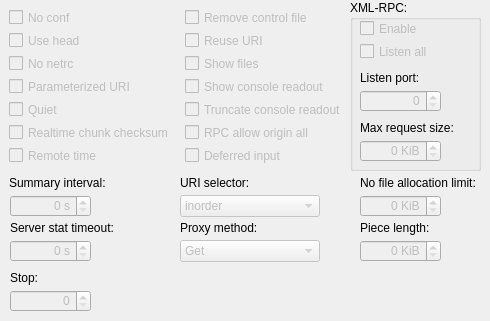
     <widget class="QWidget" name="tab_7">
      <attribute name="title">
       <string>Advanced 1</string>
      </attribute>
      <widget class="QGroupBox" name="groupBox_7">
       <property name="enabled">
        <bool>true</bool>
       </property>
       <property name="geometry">
        <rect>
         <x>350</x>
         <y>0</y>
         <width>131</width>
         <height>171</height>
        </rect>
       </property>
       <property name="title">
        <string>XML-RPC:</string>
       </property>
       <widget class="QCheckBox" name="checkBox_XMLRPC_Enable">
        <property name="enabled">
         <bool>false</bool>
        </property>
        <property name="geometry">
         <rect>
          <x>10</x>
          <y>20</y>
          <width>111</width>
          <height>17</height>
         </rect>
        </property>
        <property name="text">
         <string>Enable</string>
        </property>
       </widget>
       <widget class="QCheckBox" name="checkBox_XMLRPC_ListenAll">
        <property name="enabled">
         <bool>false</bool>
        </property>
        <property name="geometry">
         <rect>
          <x>10</x>
          <y>43</y>
          <width>111</width>
          <height>17</height>
         </rect>
        </property>
        <property name="text">
         <string>Listen all</string>
        </property>
       </widget>
       <widget class="QLabel" name="label_34">
        <property name="geometry">
         <rect>
          <x>10</x>
          <y>70</y>
          <width>111</width>
          <height>16</height>
         </rect>
        </property>
        <property name="text">
         <string>Listen port:</string>
        </property>
        <property name="buddy">
         <cstring>spinBox_XMLRPC_ListenPort</cstring>
        </property>
       </widget>
       <widget class="QSpinBox" name="spinBox_XMLRPC_ListenPort">
        <property name="enabled">
         <bool>false</bool>
        </property>
        <property name="geometry">
         <rect>
          <x>10</x>
          <y>90</y>
          <width>81</width>
          <height>22</height>
         </rect>
        </property>
        <property name="alignment">
         <set>Qt::AlignRight|Qt::AlignTrailing|Qt::AlignVCenter</set>
        </property>
        <property name="maximum">
         <number>65536</number>
        </property>
       </widget>
       <widget class="QLabel" name="label_35">
        <property name="enabled">
         <bool>true</bool>
        </property>
        <property name="geometry">
         <rect>
          <x>10</x>
          <y>120</y>
          <width>111</width>
          <height>16</height>
         </rect>
        </property>
        <property name="text">
         <string>Max request size:</string>
        </property>
        <property name="buddy">
         <cstring>spinBox_XMLRPC_MaxRequestSize</cstring>
        </property>
       </widget>
       <widget class="QSpinBox" name="spinBox_XMLRPC_MaxRequestSize">
        <property name="enabled">
         <bool>false</bool>
        </property>
        <property name="geometry">
         <rect>
          <x>10</x>
          <y>140</y>
          <width>81</width>
          <height>22</height>
         </rect>
        </property>
        <property name="alignment">
         <set>Qt::AlignRight|Qt::AlignTrailing|Qt::AlignVCenter</set>
        </property>
        <property name="suffix">
         <string notr="true"> KiB</string>
        </property>
        <property name="maximum">
         <number>1073741824</number>
        </property>
       </widget>
      </widget>
      <widget class="QCheckBox" name="checkBox_NoConf">
       <property name="enabled">
        <bool>false</bool>
       </property>
       <property name="geometry">
        <rect>
         <x>9</x>
         <y>9</y>
         <width>171</width>
         <height>17</height>
        </rect>
       </property>
       <property name="text">
        <string>No conf</string>
       </property>
      </widget>
      <widget class="QCheckBox" name="checkBox_UseHead">
       <property name="enabled">
        <bool>false</bool>
       </property>
       <property name="geometry">
        <rect>
         <x>9</x>
         <y>32</y>
         <width>171</width>
         <height>17</height>
        </rect>
       </property>
       <property name="text">
        <string>Use head</string>
       </property>
      </widget>
      <widget class="QCheckBox" name="checkBox_NoNetrc">
       <property name="enabled">
        <bool>false</bool>
       </property>
       <property name="geometry">
        <rect>
         <x>9</x>
         <y>55</y>
         <width>171</width>
         <height>17</height>
        </rect>
       </property>
       <property name="text">
        <string>No netrc</string>
       </property>
      </widget>
      <widget class="QCheckBox" name="checkBox_RealtimeChunkChecksum">
       <property name="enabled">
        <bool>false</bool>
       </property>
       <property name="geometry">
        <rect>
         <x>9</x>
         <y>124</y>
         <width>171</width>
         <height>17</height>
        </rect>
       </property>
       <property name="text">
        <string>Realtime chunk checksum</string>
       </property>
      </widget>
      <widget class="QCheckBox" name="checkBox_RemoteTime">
       <property name="enabled">
        <bool>false</bool>
       </property>
       <property name="geometry">
        <rect>
         <x>9</x>
         <y>147</y>
         <width>171</width>
         <height>17</height>
        </rect>
       </property>
       <property name="text">
        <string>Remote time</string>
       </property>
      </widget>
      <widget class="QCheckBox" name="checkBox_ParameterizedURI">
       <property name="enabled">
        <bool>false</bool>
       </property>
       <property name="geometry">
        <rect>
         <x>9</x>
         <y>78</y>
         <width>171</width>
         <height>17</height>
        </rect>
       </property>
       <property name="text">
        <string>Parameterized URI</string>
       </property>
      </widget>
      <widget class="QCheckBox" name="checkBox_Quiet">
       <property name="enabled">
        <bool>false</bool>
       </property>
       <property name="geometry">
        <rect>
         <x>9</x>
         <y>101</y>
         <width>171</width>
         <height>17</height>
        </rect>
       </property>
       <property name="text">
        <string>Quiet</string>
       </property>
      </widget>
      <widget class="QCheckBox" name="checkBox_ReuseURI">
       <property name="enabled">
        <bool>false</bool>
       </property>
       <property name="geometry">
        <rect>
         <x>185</x>
         <y>32</y>
         <width>161</width>
         <height>17</height>
        </rect>
       </property>
       <property name="text">
        <string>Reuse URI</string>
       </property>
      </widget>
      <widget class="QCheckBox" name="checkBox_RemoveControlFile">
       <property name="enabled">
        <bool>false</bool>
       </property>
       <property name="geometry">
        <rect>
         <x>185</x>
         <y>9</y>
         <width>161</width>
         <height>17</height>
        </rect>
       </property>
       <property name="text">
        <string>Remove control file</string>
       </property>
      </widget>
      <widget class="QCheckBox" name="checkBox_ShowFiles">
       <property name="enabled">
        <bool>false</bool>
       </property>
       <property name="geometry">
        <rect>
         <x>185</x>
         <y>55</y>
         <width>161</width>
         <height>17</height>
        </rect>
       </property>
       <property name="text">
        <string>Show files</string>
       </property>
      </widget>
      <widget class="QLabel" name="label_36">
       <property name="geometry">
        <rect>
         <x>10</x>
         <y>270</y>
         <width>161</width>
         <height>16</height>
        </rect>
       </property>
       <property name="text">
        <string>Stop:</string>
       </property>
       <property name="buddy">
        <cstring>spinBox_Stop</cstring>
       </property>
      </widget>
      <widget class="QSpinBox" name="spinBox_Stop">
       <property name="enabled">
        <bool>false</bool>
       </property>
       <property name="geometry">
        <rect>
         <x>10</x>
         <y>290</y>
         <width>81</width>
         <height>22</height>
        </rect>
       </property>
       <property name="alignment">
        <set>Qt::AlignRight|Qt::AlignTrailing|Qt::AlignVCenter</set>
       </property>
      </widget>
      <widget class="QLabel" name="label_37">
       <property name="geometry">
        <rect>
         <x>9</x>
         <y>175</y>
         <width>161</width>
         <height>16</height>
        </rect>
       </property>
       <property name="text">
        <string>Summary interval:</string>
       </property>
       <property name="buddy">
        <cstring>spinBox_SummaryInterval</cstring>
       </property>
      </widget>
      <widget class="QSpinBox" name="spinBox_SummaryInterval">
       <property name="enabled">
        <bool>false</bool>
       </property>
       <property name="geometry">
        <rect>
         <x>10</x>
         <y>195</y>
         <width>81</width>
         <height>22</height>
        </rect>
       </property>
       <property name="alignment">
        <set>Qt::AlignRight|Qt::AlignTrailing|Qt::AlignVCenter</set>
       </property>
       <property name="suffix">
        <string notr="true"> s</string>
       </property>
      </widget>
      <widget class="QLabel" name="label_38">
       <property name="geometry">
        <rect>
         <x>10</x>
         <y>220</y>
         <width>161</width>
         <height>16</height>
        </rect>
       </property>
       <property name="text">
        <string>Server stat timeout:</string>
       </property>
       <property name="buddy">
        <cstring>spinBox_ServerStatTimeout</cstring>
       </property>
      </widget>
      <widget class="QSpinBox" name="spinBox_ServerStatTimeout">
       <property name="enabled">
        <bool>false</bool>
       </property>
       <property name="geometry">
        <rect>
         <x>10</x>
         <y>240</y>
         <width>81</width>
         <height>22</height>
        </rect>
       </property>
       <property name="alignment">
        <set>Qt::AlignRight|Qt::AlignTrailing|Qt::AlignVCenter</set>
       </property>
       <property name="suffix">
        <string notr="true"> s</string>
       </property>
       <property name="maximum">
        <number>31536000</number>
       </property>
      </widget>
      <widget class="QLabel" name="label_39">
       <property name="geometry">
        <rect>
         <x>360</x>
         <y>175</y>
         <width>121</width>
         <height>16</height>
        </rect>
       </property>
       <property name="text">
        <string>No file allocation limit:</string>
       </property>
       <property name="buddy">
        <cstring>spinBox_NoFileAllocationLimit</cstring>
       </property>
      </widget>
      <widget class="QSpinBox" name="spinBox_NoFileAllocationLimit">
       <property name="enabled">
        <bool>false</bool>
       </property>
       <property name="geometry">
        <rect>
         <x>360</x>
         <y>195</y>
         <width>81</width>
         <height>22</height>
        </rect>
       </property>
       <property name="alignment">
        <set>Qt::AlignRight|Qt::AlignTrailing|Qt::AlignVCenter</set>
       </property>
       <property name="suffix">
        <string notr="true"> KiB</string>
       </property>
       <property name="maximum">
        <number>65536</number>
       </property>
      </widget>
      <widget class="QComboBox" name="comboBox_URISelector">
       <property name="enabled">
        <bool>false</bool>
       </property>
       <property name="geometry">
        <rect>
         <x>180</x>
         <y>195</y>
         <width>140</width>
         <height>22</height>
        </rect>
       </property>
       <item>
        <property name="text">
         <string notr="true">inorder</string>
        </property>
       </item>
       <item>
        <property name="text">
         <string notr="true">feedback</string>
        </property>
       </item>
       <item>
        <property name="text">
         <string notr="true">adaptive</string>
        </property>
       </item>
      </widget>
      <widget class="QLabel" name="label_40">
       <property name="geometry">
        <rect>
         <x>180</x>
         <y>175</y>
         <width>161</width>
         <height>16</height>
        </rect>
       </property>
       <property name="text">
        <string>URI selector:</string>
       </property>
       <property name="buddy">
        <cstring>comboBox_URISelector</cstring>
       </property>
      </widget>
      <widget class="QComboBox" name="comboBox_ProxyMethod">
       <property name="enabled">
        <bool>false</bool>
       </property>
       <property name="geometry">
        <rect>
         <x>180</x>
         <y>240</y>
         <width>140</width>
         <height>22</height>
        </rect>
       </property>
       <item>
        <property name="text">
         <string notr="true">Get</string>
        </property>
       </item>
       <item>
        <property name="text">
         <string notr="true">Tunnel</string>
        </property>
       </item>
      </widget>
      <widget class="QLabel" name="label_41">
       <property name="geometry">
        <rect>
         <x>180</x>
         <y>220</y>
         <width>161</width>
         <height>16</height>
        </rect>
       </property>
       <property name="text">
        <string>Proxy method:</string>
       </property>
       <property name="buddy">
        <cstring>comboBox_ProxyMethod</cstring>
       </property>
      </widget>
      <widget class="QCheckBox" name="checkBox_ShowConsoleReadout">
       <property name="enabled">
        <bool>false</bool>
       </property>
       <property name="geometry">
        <rect>
         <x>185</x>
         <y>78</y>
         <width>161</width>
         <height>17</height>
        </rect>
       </property>
       <property name="text">
        <string>Show console readout</string>
       </property>
      </widget>
      <widget class="QCheckBox" name="checkBox_TruncateConsoleReadout">
       <property name="enabled">
        <bool>false</bool>
       </property>
       <property name="geometry">
        <rect>
         <x>185</x>
         <y>101</y>
         <width>161</width>
         <height>17</height>
        </rect>
       </property>
       <property name="text">
        <string>Truncate console readout</string>
       </property>
      </widget>
      <widget class="QSpinBox" name="spinBox_PieceLength">
       <property name="enabled">
        <bool>false</bool>
       </property>
       <property name="geometry">
        <rect>
         <x>360</x>
         <y>240</y>
         <width>81</width>
         <height>22</height>
        </rect>
       </property>
       <property name="alignment">
        <set>Qt::AlignRight|Qt::AlignTrailing|Qt::AlignVCenter</set>
       </property>
       <property name="suffix">
        <string notr="true"> KiB</string>
       </property>
       <property name="maximum">
        <number>65536</number>
       </property>
      </widget>
      <widget class="QLabel" name="label_51">
       <property name="geometry">
        <rect>
         <x>360</x>
         <y>220</y>
         <width>121</width>
         <height>16</height>
        </rect>
       </property>
       <property name="text">
        <string>Piece length:</string>
       </property>
       <property name="buddy">
        <cstring>spinBox_NoFileAllocationLimit</cstring>
       </property>
      </widget>
      <widget class="QCheckBox" name="checkBox_RpcAllowOriginAll">
       <property name="enabled">
        <bool>false</bool>
       </property>
       <property name="geometry">
        <rect>
         <x>185</x>
         <y>124</y>
         <width>161</width>
         <height>17</height>
        </rect>
       </property>
       <property name="text">
        <string>RPC allow origin all</string>
       </property>
      </widget>
      <widget class="QCheckBox" name="checkBox_DeferredInput">
       <property name="enabled">
        <bool>false</bool>
       </property>
       <property name="geometry">
        <rect>
         <x>185</x>
         <y>147</y>
         <width>161</width>
         <height>17</height>
        </rect>
       </property>
       <property name="text">
        <string>Deferred input</string>
       </property>
      </widget>
     </widget>
